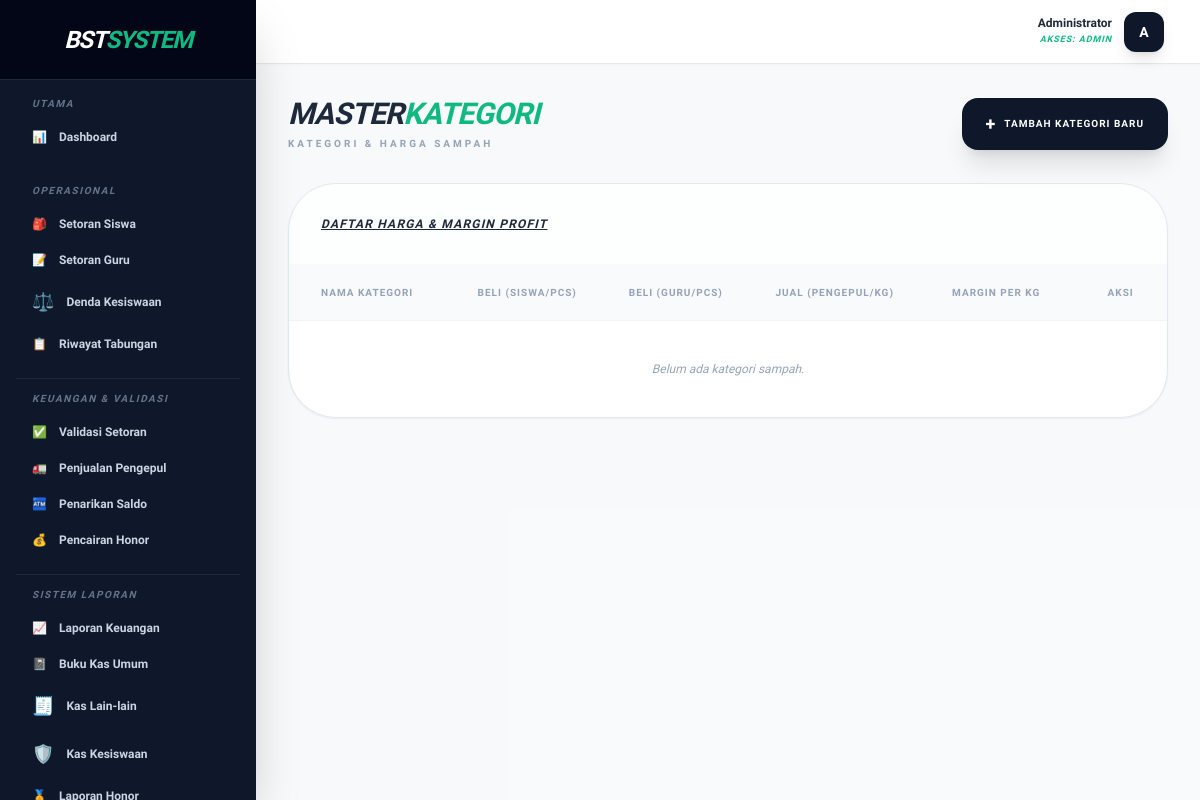
The page /public/sampah (signed in) on the database as committed earlier.
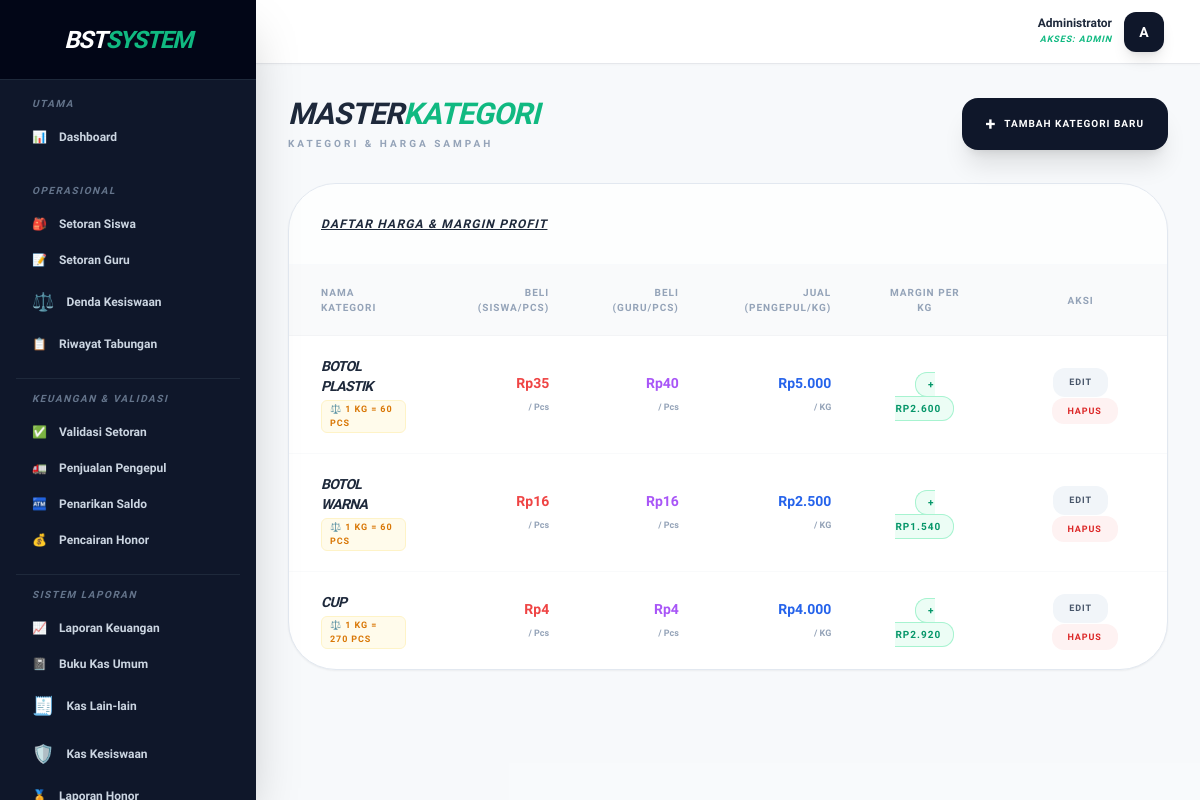
The same page on the database as committed later.
### tables this page shows
CREATE TABLE `kategori_sampah` (
  `id` int(11) NOT NULL AUTO_INCREMENT,
  `nama_sampah` varchar(100) NOT NULL,
  `harga_dasar` decimal(15,2) NOT NULL DEFAULT 0.00,
  `harga_guru` decimal(10,2) DEFAULT 0.00,
  `harga_pengepul` decimal(15,2) NOT NULL DEFAULT 0.00,
  `satuan` varchar(20) DEFAULT 'Pcs',
  `konversi_kg` int(11) NOT NULL DEFAULT 1,
  PRIMARY KEY (`id`)
);

### app/Core/Security.php (called while the page is built, shortened)
<?php
class Security {
    public static function requireRole($allowed_roles = []) {
        $user_role = strtolower($_SESSION['role'] ?? '');
    }
}
?>

### app/Core/Database.php (called while the page is built, shortened)
<?php
class Database {
    private static $instance = null;
    private $conn;
    private function __construct() {
        try {
            $dsn = "mysql:host=" . DB_HOST . ";dbname=" . DB_NAME . ";charset=utf8mb4";
            $options = [
                PDO::ATTR_ERRMODE => PDO::ERRMODE_EXCEPTION,
                PDO::ATTR_DEFAULT_FETCH_MODE => PDO::FETCH_ASSOC,
                PDO::ATTR_EMULATE_PREPARES => false,
            ];
            $this->conn = new PDO($dsn, DB_USER, DB_PASS, $options);
        } catch (PDOException $e) {
            die("Koneksi Database Gagal: " . $e->getMessage());
        }
    }
    public static function getInstance() {
        if (self::$instance === null) {
            self::$instance = new self();
        }
        return self::$instance;
    }
    public function getConnection() {
        return $this->conn;
    }
}

### app/Controllers/SampahController.php (called while the page is built, shortened)
<?php
require_once __DIR__ . '/../Core/Database.php';
require_once __DIR__ . '/../Core/Security.php';
class SampahController {
    private $db;
    public function __construct() {
        $this->db = Database::getInstance()->getConnection();
    }
    public function index() {
        $data = [];
        $data['kategori'] = $this->db->query("
            SELECT * FROM kategori_sampah
            WHERE nama_sampah != '🌟 REWARD PRESTASI'
            ORDER BY nama_sampah ASC
        ")->fetchAll();
        $content = __DIR__ . '/../../views/admin/sampah/index.php';
        require_once __DIR__ . '/../../views/layouts/admin.php';
    }
}
?>

### views/admin/sampah/index.php (the view, shortened to what this page needs)
<div class="max-w-7xl mx-auto space-y-8 pb-10" x-data="{ showModal: false, isEdit: false, formData: { id: '', nama_sampah: '', harga_dasar: '', harga_guru: '', harga_pengepul: '', konversi_kg: '1' } }">
    <div class="flex flex-col md:flex-row md:items-center md:justify-between gap-4">
        <div>
            <h2 class="text-3xl font-black text-slate-800 italic uppercase tracking-tight">MASTER<span class="text-emerald-500">KATEGORI</span></h2>
            <p class="text-[10px] font-bold text-slate-400 uppercase tracking-[0.3em] mt-1">Kategori & Harga Sampah</p>
        </div>
        <button @click="showModal = true; isEdit = false; formData = {id:'', nama_sampah:'', harga_dasar:'', harga_guru:'', harga_pengepul:'', konversi_kg:'1'}" class="px-6 py-3 bg-slate-900 text-white text-[10px] font-black uppercase tracking-widest rounded-2xl shadow-xl hover:bg-black transition-all flex items-center">
            <span class="mr-2 text-lg">+</span> Tambah Kategori Baru
        </button>
    </div>
    <div class="bg-white rounded-[3rem] border border-slate-200 shadow-sm overflow-hidden">
        <div class="p-8 border-b border-slate-50 bg-slate-50/30">
            <h3 class="font-black text-slate-800 text-xs uppercase tracking-widest italic underline">Daftar Harga & Margin Profit</h3>
        </div>
        <div class="overflow-x-auto">
            <table class="w-full text-left">
                <thead>
                    <tr class="bg-gray-50 border-b border-gray-100 text-[10px] uppercase text-slate-400 font-black tracking-widest">
                        <th class="px-8 py-5">Nama Kategori</th>
                        <th class="px-6 py-5 text-right">Beli (Siswa/Pcs)</th>
                        <th class="px-6 py-5 text-right">Beli (Guru/Pcs)</th>
                        <th class="px-6 py-5 text-right">Jual (Pengepul/KG)</th>
                        <th class="px-8 py-5 text-center">Margin per KG</th>
                        <th class="px-8 py-5 text-center">Aksi</th>
                    </tr>
                </thead>
                <tbody class="divide-y divide-gray-50">
                    <?php if(empty($kategori)): ?>
                        <tr><td colspan="6" class="px-8 py-10 text-center text-slate-400 text-xs italic">Belum ada kategori sampah.</td></tr>
                    <?php else: ?>
                        <?php foreach($kategori as $k):
                            $harga_guru = isset($k['harga_guru']) ? $k['harga_guru'] : $k['harga_dasar'];
                            $harga_beli_tertinggi = max($k['harga_dasar'], $harga_guru);
                            $konversi = $k['konversi_kg'] ?? 1;
                            $modal_per_kg = $harga_beli_tertinggi * $konversi;
                            $margin = $k['harga_pengepul'] - $modal_per_kg;
                        ?>
                        <tr class="hover:bg-slate-50 transition-all">
                            <td class="px-8 py-5">
                                <div class="font-black text-slate-800 text-sm uppercase italic tracking-tighter"><?= htmlspecialchars($k['nama_sampah']) ?></div>
                                <div class="flex items-center gap-2 mt-1">
                                    <div class="text-[9px] font-bold text-amber-600 uppercase tracking-widest bg-amber-50 px-2 py-0.5 rounded-md border border-amber-100">
                                        ⚖️ 1 KG = <?= $konversi ?> PCS
                                    </div>
                                </div>
                            </td>
                            <td class="px-6 py-5 text-right font-black text-red-500 text-sm">Rp<?= number_format($k['harga_dasar'], 0, ',', '.') ?> <span class="text-[9px] text-slate-400 font-bold block mt-1">/ Pcs</span></td>
                            <td class="px-6 py-5 text-right font-black text-purple-500 text-sm">Rp<?= number_format($harga_guru, 0, ',', '.') ?> <span class="text-[9px] text-slate-400 font-bold block mt-1">/ Pcs</span></td>
                            <td class="px-6 py-5 text-right font-black text-blue-600 text-sm">Rp<?= number_format($k['harga_pengepul'], 0, ',', '.') ?> <span class="text-[9px] text-slate-400 font-bold block mt-1">/ KG</span></td>
                            <td class="px-8 py-5 text-center">
                                <span class="px-3 py-1.5 <?= $margin >= 0 ? 'bg-emerald-50 text-emerald-600 border border-emerald-200' : 'bg-red-50 text-red-600 border border-red-200' ?> rounded-xl text-[10px] font-black uppercase tracking-widest">
                                    <?= $margin >= 0 ? '+' : '' ?> Rp<?= number_format($margin, 0, ',', '.') ?>
                                </span>
                            </td>
                            <td class="px-8 py-5 text-center space-x-2">
                                <button @click="showModal = true; isEdit = true; formData = { id: '<?= $k['id'] ?>', nama_sampah: '<?= addslashes($k['nama_sampah']) ?>', harga_dasar: '<?= $k['harga_dasar'] ?>', harga_guru: '<?= $harga_guru ?>', harga_pengepul: '<?= $k['harga_pengepul'] ?>', konversi_kg: '<?= $konversi ?>' }"
                                        class="px-4 py-2 bg-slate-100 text-slate-600 hover:bg-slate-800 hover:text-white rounded-xl text-[9px] font-black uppercase tracking-widest transition-all">
                                    Edit
                                </button>
                                <a href="<?= BASE_URL ?>/sampah/delete?id=<?= $k['id'] ?>" onclick="return confirm('Yakin ingin menghapus kategori ini?')" class="px-4 py-2 bg-red-50 text-red-600 hover:bg-red-600 hover:text-white rounded-xl text-[9px] font-black uppercase tracking-widest transition-all">
                                    Hapus
                                </a>
                            </td>
                        </tr>
                        <?php endforeach; ?>
                    <?php endif; ?>
                </tbody>
            </table>
        </div>
    </div>
</div>

### public/index.php (shortened to what this page needs)
<?php
$url = isset($_GET['url']) ? rtrim($_GET['url'], '/') : 'auth/login';
$url = filter_var($url, FILTER_SANITIZE_URL);
$urlParts = explode('/', $url);
$controllerName = ucfirst($urlParts[0]) . 'Controller';
$methodName = isset($urlParts[1]) ? $urlParts[1] : 'index';
$controllerFile = __DIR__ . '/../app/Controllers/' . $controllerName . '.php';
if (file_exists($controllerFile)) {
    $controller = new $controllerName();
    if (method_exists($controller, $methodName)) {
        unset($urlParts[0]);
        unset($urlParts[1]);
        $params = $urlParts ? array_values($urlParts) : [];
        call_user_func_array([$controller, $methodName], $params);
    } else {
        http_response_code(404);
        echo "404 - Method tidak ditemukan!";
    }
} else {
    http_response_code(404);
    echo "404 - Controller tidak ditemukan!";
}

### views/layouts/admin.php (shortened to what this page needs)
<?php
$role = $_SESSION['role'] ?? '';
?>
<!DOCTYPE html>
<html lang="id">
<head>
    <script src="https://cdn.tailwindcss.com"></script>
</head>
<body x-data="{ sidebarOpen: false }">
    <div class="flex h-screen overflow-hidden">
        <aside :class="sidebarOpen ? 'translate-x-0' : '-translate-x-full'"
               class="fixed inset-y-0 left-0 z-50 w-64 bg-slate-900 text-slate-300 transition-transform duration-300 transform lg:translate-x-0 lg:static lg:inset-0 shadow-2xl flex flex-col">
            <div class="flex items-center justify-center h-20 bg-slate-950 border-b border-slate-800 flex-shrink-0">
                <span class="text-2xl font-black text-white italic tracking-tighter uppercase">BST<span class="text-emerald-500">SYSTEM</span></span>
            </div>
            <nav class="flex-1 mt-4 px-4 space-y-1 overflow-y-auto custom-scrollbar">
                <div class="pb-3">
                    <p class="nav-header text-[10px] font-bold text-slate-500 uppercase px-4 mb-2">Utama</p>
                    <a href="<?= BASE_URL ?>/dashboard" class="sidebar-link flex items-center px-4 py-2.5 text-xs font-semibold rounded-xl hover:bg-slate-800 transition-all">
                        <span class="mr-3">📊</span> Dashboard
                    </a>
                </div>
                <?php if($role === 'admin' || $role === 'staff'): ?>
                <div class="py-3">
                    <p class="nav-header text-[10px] font-bold text-slate-500 uppercase px-4 mb-2">Operasional</p>
                    <a href="<?= BASE_URL ?>/setoran/siswa_kelas" class="sidebar-link flex items-center px-4 py-2.5 text-xs font-semibold rounded-xl hover:bg-slate-800 transition-all">
                        <span class="mr-3">🎒</span> Setoran Siswa
                    </a>
                    <a href="<?= BASE_URL ?>/setoran/guru" class="sidebar-link flex items-center px-4 py-2.5 text-xs font-semibold rounded-xl hover:bg-slate-800 transition-all">
                        <span class="mr-3">📝</span> Setoran Guru
                    </a>
                    <a href="<?= BASE_URL ?>/setoran/create_kesiswaan" class="sidebar-link flex items-center px-4 py-2.5 text-xs font-semibold rounded-xl hover:bg-slate-800 transition-all">
                        <span class="mr-3 text-lg">⚖️</span> Denda Kesiswaan
                    </a>
                    <?php if($role === 'admin'): ?>
                    <a href="<?= BASE_URL ?>/setoran/siswa" class="sidebar-link flex items-center px-4 py-2.5 text-xs font-semibold rounded-xl hover:bg-slate-800 transition-all">
                        <span class="mr-3">📋</span> Riwayat Tabungan
                    </a>
                    <?php endif; ?>
                </div>
                <?php endif; ?>
                <?php if($role === 'admin'): ?>
                <div class="py-3 border-t border-slate-800 mt-4">
                    <p class="nav-header text-[10px] font-bold text-slate-500 uppercase px-4 mb-2">Keuangan & Validasi</p>
                    <a href="<?= BASE_URL ?>/setoran/validasi" class="sidebar-link flex items-center px-4 py-2.5 text-xs font-semibold rounded-xl hover:bg-slate-800 transition-all">
                        <span class="mr-3">✅</span> Validasi Setoran
                    </a>
                    <a href="<?= BASE_URL ?>/penjualan" class="sidebar-link flex items-center px-4 py-2.5 text-xs font-semibold rounded-xl hover:bg-slate-800 transition-all">
                        <span class="mr-3">🚛</span> Penjualan Pengepul
                    </a>
                    <a href="<?= BASE_URL ?>/penarikan" class="sidebar-link flex items-center px-4 py-2.5 text-xs font-semibold rounded-xl hover:bg-slate-800 transition-all">
                        <span class="mr-3">🏧</span> Penarikan Saldo
                    </a>
                    <a href="<?= BASE_URL ?>/honor" class="sidebar-link flex items-center px-4 py-2.5 text-xs font-semibold rounded-xl hover:bg-slate-800 transition-all">
                        <span class="mr-3">💰</span> Pencairan Honor
                    </a>
                </div>
                <div class="py-3 border-t border-slate-800 mt-4">
                    <p class="nav-header text-[10px] font-bold text-slate-500 uppercase px-4 mb-2">Sistem Laporan</p>
                    <a href="<?= BASE_URL ?>/laporan/keuangan" class="sidebar-link flex items-center px-4 py-2.5 text-xs font-semibold rounded-xl hover:bg-slate-800 transition-all">
                        <span class="mr-3">📈</span> Laporan Keuangan
                    </a>
                    <a href="<?= BASE_URL ?>/laporan/buku_kas" class="sidebar-link flex items-center px-4 py-2.5 text-xs font-semibold rounded-xl hover:bg-slate-800 transition-all">
                        <span class="mr-3">📓</span> Buku Kas Umum
                    </a>
                    <a href="<?= BASE_URL ?>/kas" class="sidebar-link flex items-center px-4 py-2.5 text-xs font-semibold rounded-xl hover:bg-slate-800 transition-all">
                        <span class="mr-3 text-lg">🧾</span> Kas Lain-lain
                    </a>
                    <a href="<?= BASE_URL ?>/laporan/kas_kesiswaan" class="sidebar-link flex items-center px-4 py-2.5 text-xs font-semibold rounded-xl hover:bg-slate-800 transition-all">
                        <span class="mr-3 text-lg">🛡️</span> Kas Kesiswaan
                    </a>
                    <a href="<?= BASE_URL ?>/laporan/honor" class="sidebar-link flex items-center px-4 py-2.5 text-xs font-semibold rounded-xl hover:bg-slate-800 transition-all">
                        <span class="mr-3">🏅</span> Laporan Honor
                    </a>
                </div>
                <?php endif; ?>
            </nav>
        </aside>
        <div class="flex-1 flex flex-col overflow-hidden">
            <header class="flex items-center justify-between h-16 px-8 bg-white border-b border-gray-200 flex-shrink-0 shadow-sm">
                <div class="ml-auto relative" x-data="{ open: false }">
                    <button @click="open = !open" class="flex items-center space-x-3 p-1 rounded-2xl hover:bg-gray-50 transition-all focus:outline-none">
                        <div class="text-right hidden sm:block">
                            <p class="text-xs font-black text-slate-800 leading-none"><?= htmlspecialchars($_SESSION['nama'] ?? 'Pengguna') ?></p>
                            <p class="text-[9px] text-emerald-500 font-bold uppercase mt-1 tracking-widest italic">Akses: <?= strtoupper($role) ?></p>
                        </div>
                        <div class="w-10 h-10 rounded-xl bg-slate-900 flex items-center justify-center text-white text-sm font-black shadow-lg uppercase">
                            <?= substr($_SESSION['nama'] ?? 'U', 0, 1) ?>
                        </div>
                    </button>
                </div>
            </header>
            <main class="flex-1 overflow-x-hidden overflow-y-auto p-8 bg-slate-50/50">
                <div class="container mx-auto">
                    <?php
                    if (isset($content) && file_exists($content)) {
                        require_once $content;
                    } else {
                        echo "<p class='text-red-500'>Error: File konten tidak ditemukan.</p>";
                    }
                    ?>
                </div>
            </main>
        </div>
    </div>
</body>
</html>

### views/layouts/admin.php (style rules this page uses)
body { font-family: 'Plus Jakarta Sans', sans-serif; background-color: #f8fafc; }
.nav-header { font-style: italic; letter-spacing: 0.15em; }

Rows that differ between the two databases and show on the page:
added kategori_sampah: nama_sampah "BOTOL PLASTIK", konversi_kg "60", harga_dasar "35", harga_guru "40", harga_pengepul "5.000", margin "2.600"
added kategori_sampah: nama_sampah "BOTOL WARNA", konversi_kg "60", harga_dasar "16", harga_guru "16", harga_pengepul "2.500", margin "1.540"
added kategori_sampah: nama_sampah "CUP", konversi_kg "270", harga_dasar "4", harga_guru "4", harga_pengepul "4.000", margin "2.920"
Other text that changed with them:
text no longer shown: "Belum ada kategori sampah."
